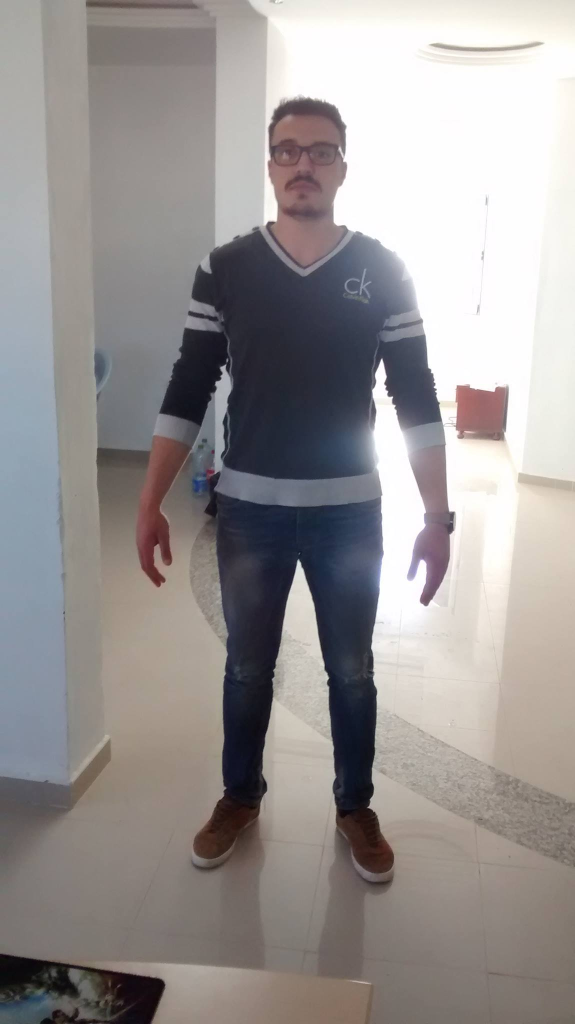
//> input picture img/image_conforme.jpg, 1150 x 2048 px (shown at 1/2 size)
$ ./TF ../img/image_conforme.jpg   (built with g++ and OpenCV 4)
//> lines starting //> are read from the running program, lines starting //| are printed output that depends on the picture
### src/main.h
#include <opencv2/highgui/highgui.hpp>
#include <iostream>
#include <vector>
#include <unordered_map>
#include <string>

using namespace cv;

void drawRectangle(Point p1, Point p2, Mat img);
double distanceBetweenTwoPoints(double x, double y, double a, double b);
cv::Rect bodyDetect(cv::Mat image);
cv::Mat cropBinary(Mat binaryMat);
void bodyParts (Mat img);

### src/TF.cpp
#include <stdio.h>
#include <iostream>
#include <vector>
#include <unordered_map>
#include <string>
#include <opencv2/opencv.hpp>
#include <opencv2/highgui/highgui.hpp>
#include <opencv2/core/utility.hpp>
#include "opencv2/core.hpp"
#include "opencv2/imgproc.hpp"
#include "opencv2/imgcodecs.hpp"

#include "main.h"


using namespace cv;
using namespace std;

// [10 lines left out: function drawRectangle, not called in this run]

double distanceBetweenTwoPoints(double x, double y, double a, double b) {
	return sqrt(pow(x - a, 2) + pow(y - b, 2));
}

int main(int argc, char** argv){
	if ( argc != 2 )
	{
        	printf("usage: DisplayImage.out <Image_Path>\n");
      	  	return -1;
   	}

	// Get image from path
	Mat img, des_img;
	Rect bodyRect;
	img = imread( argv[1], IMREAD_GRAYSCALE );
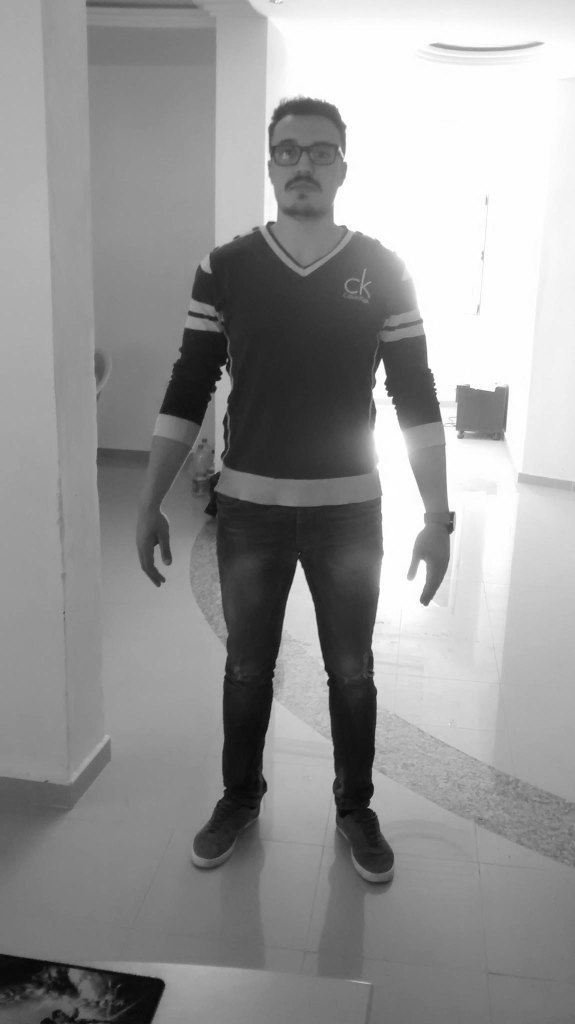
//> img: 2048 rows x 1150 cols, CV_8UC1 (shown at 1/2 size); min 0, max 255, mean 150.3


	Mat padded;                            //expand input image to optimal size
	int m = getOptimalDFTSize( img.rows );
//> m = 2048
	int n = getOptimalDFTSize( img.cols ); // on the border add zero pixels
//> n = 1152
	copyMakeBorder(img, padded, 0, m - img.rows, 0, n - img.cols, BORDER_CONSTANT, Scalar::all(0));


	Mat planes[] = {Mat_<float>(padded), Mat::zeros(padded.size(), CV_32F)};
//> planes[1]: 2048 rows x 1152 cols, CV_32FC1; every value is 0
	Mat complexI;
	merge(planes, 2, complexI);         // Add to the expanded another plane with zeros

	dft(complexI, complexI);            // this way the result may fit in the source matrix


	split(complexI, planes);                   // planes[0] = Re(DFT(I), planes[1] = Im(DFT(I))
	magnitude(planes[0], planes[1], planes[0]);// planes[0] = magnitude
	Mat magI = planes[0];


	magI += Scalar::all(1);                    // switch to logarithmic scale
	log(magI, magI);


	magI = magI(Rect(0, 0, magI.cols & -2, magI.rows & -2));
	int cx = magI.cols/2;
//> cx = 576
	int cy = magI.rows/2;
//> cy = 1024
	Mat q0(magI, Rect(0, 0, cx, cy));   // Top-Left - Create a ROI per quadrant
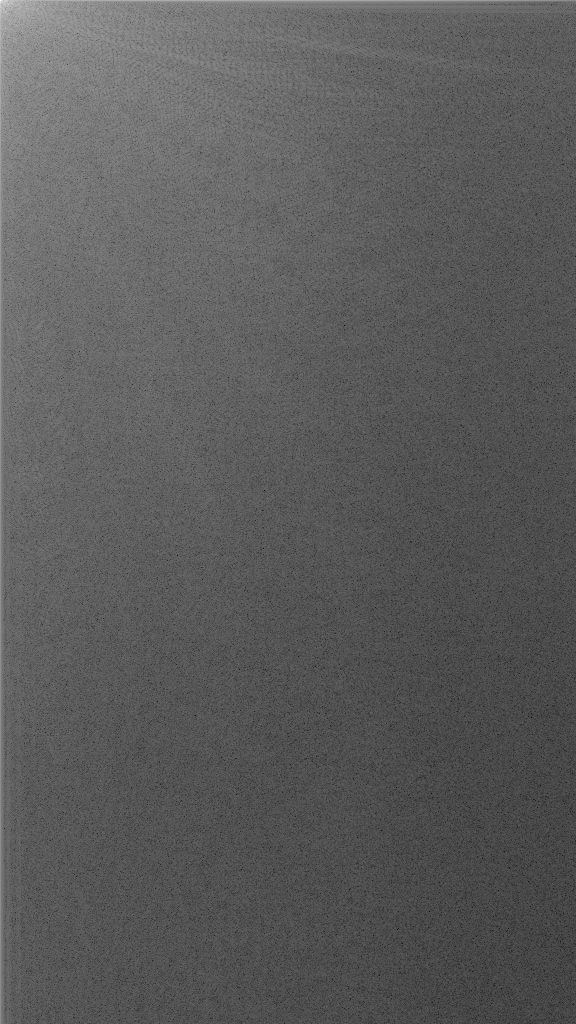
//> q0: 1024 rows x 576 cols, CV_32FC1; min 0.281, max 19.68, mean 7.24; drawn with min black and max white
	Mat q1(magI, Rect(cx, 0, cx, cy));  // Top-Right
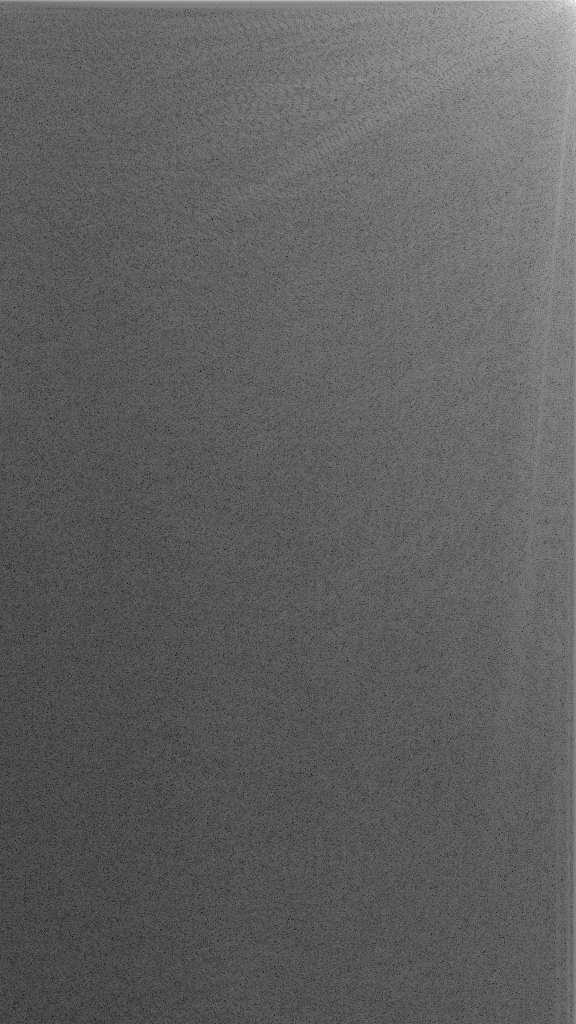
//> q1: 1024 rows x 576 cols, CV_32FC1; min 0.745, max 17.85, mean 7.2; drawn with min black and max white
	Mat q2(magI, Rect(0, cy, cx, cy));  // Bottom-Left
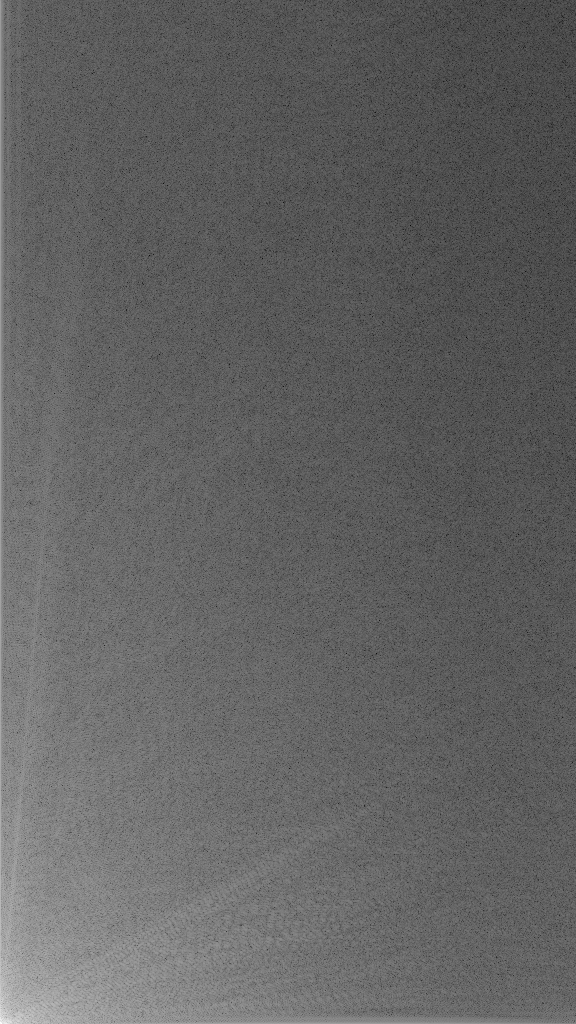
//> q2: 1024 rows x 576 cols, CV_32FC1; min 0.744, max 17.41, mean 7.2; drawn with min black and max white
	Mat q3(magI, Rect(cx, cy, cx, cy)); // Bottom-Right
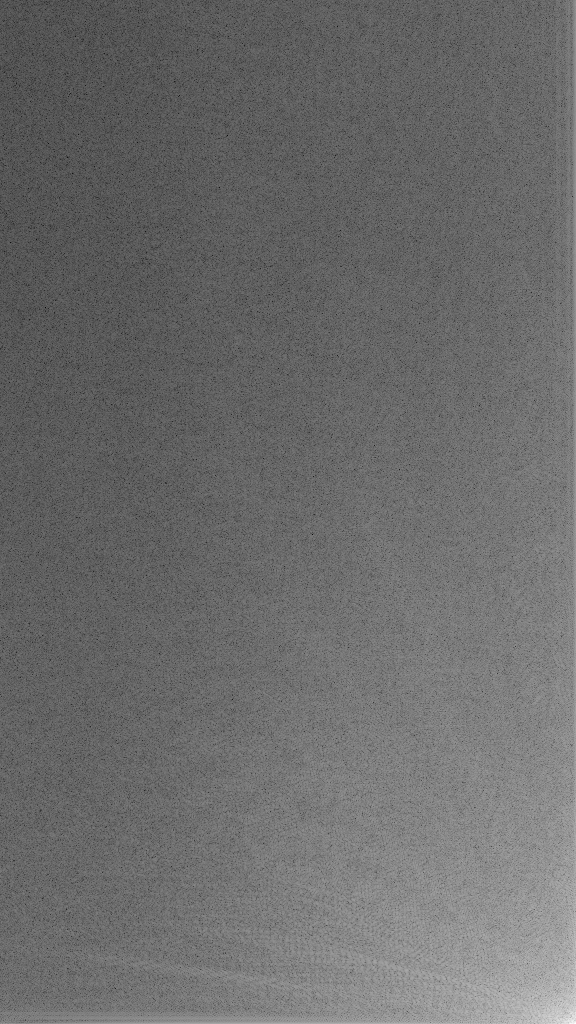
//> q3: 1024 rows x 576 cols, CV_32FC1; min 0.285, max 16.65, mean 7.23; drawn with min black and max white
	Mat tmp;                           // swap quadrants (Top-Left with Bottom-Right)
	q0.copyTo(tmp);
	q3.copyTo(q0);
	tmp.copyTo(q3);
	q1.copyTo(tmp);                    // swap quadrant (Top-Right with Bottom-Left)
	q2.copyTo(q1);
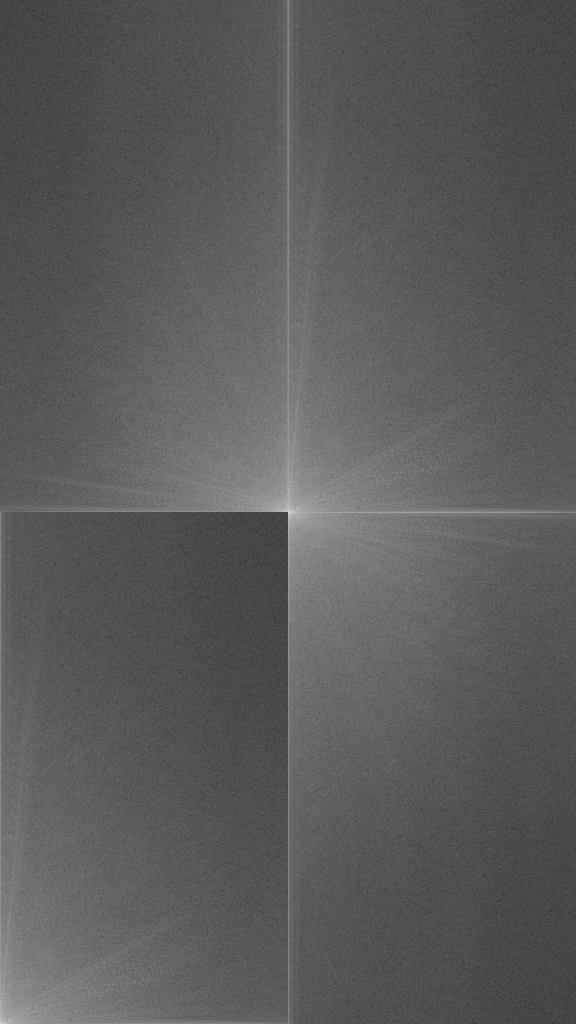
//> magI: 2048 rows x 1152 cols, CV_32FC1 (shown at 1/2 size); min 0.281, max 19.68, mean 7.22; drawn with min black and max white
	tmp.copyTo(q2);
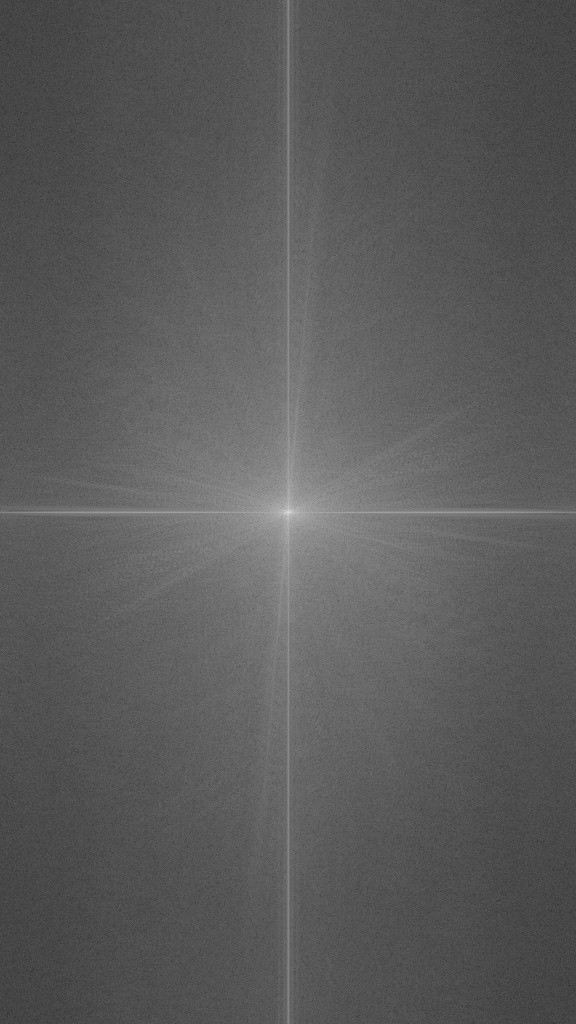
//> magI: 2048 rows x 1152 cols, CV_32FC1 (shown at 1/2 size); min 0.281, max 19.68, mean 7.22; drawn with min black and max white


	normalize(magI, magI, 0, 1, NORM_MINMAX); // Transform the matrix with float values into a
	                                          // viewable image form (float between values 0 and 1).
	imshow("image source", magI);


	// Processing
//	bodyRect = bodyDetect(des_img);
	//bodyParts(des_img); USE THIS IF THE INPUT IS A BINARY IMAGE
//	bodyParts(des_img(bodyRect));

	//imshow("corp image", des_img(maxRect));

	waitKey();
}

/*
 * Extract a rectangle containing the body
 */
// [30 lines left out: function bodyDetect, not called in this run]

/*
 * Output : The horizontal histogram of a binary image
 */
// [12 lines left out: function horizontalProj, not called in this run]

/*
 * Output : the vertical histogram of a binary image
 */
// [11 lines left out: function verticalProj, not called in this run]

/*
 * Input : a binary image of the body
 * Output : a cropped binary image (removal of the unnecessary lines and columns containing only black pixels)
 */
// [57 lines left out: function cropBinary, not called in this run]

/*
 * Input : a cropped binary image
 * Output : a hashmap containing all the points of the body parts
 */
// [49 lines left out: functions bodyParts, findHead, not called in this run]

/*
 * Find the extremity of the hands
 * side : 0 for left hand
 * 	  1 for right hand
 * Output : the point corresponding to the extremity of a hand
 */
// [19 lines left out: function findHand, not called in this run]

/*
 * Find the extremity of the feet
 * Assumption : there should be enough space between the feet
 * side : 0 for left foot
 * 	  1 for right foot
 * Output : the point corresponding to the extremity of a foot
 */
// [20 lines left out: function findFoot, not called in this run]

/*
 * Find the shoulders
 * side : 0 for left shoulder
 * 	  1 for right shoulder
 * Output : the point corresponding to a shoulder
 */
// [30 lines left out: function findShoulder, not called in this run]

/*
 * Find the hip
 * side : 0 for left hip
 * 	  1 for right hip
 * Output : the point corresponding to a hip
 */
// [26 lines left out: function findHip, not called in this run]
